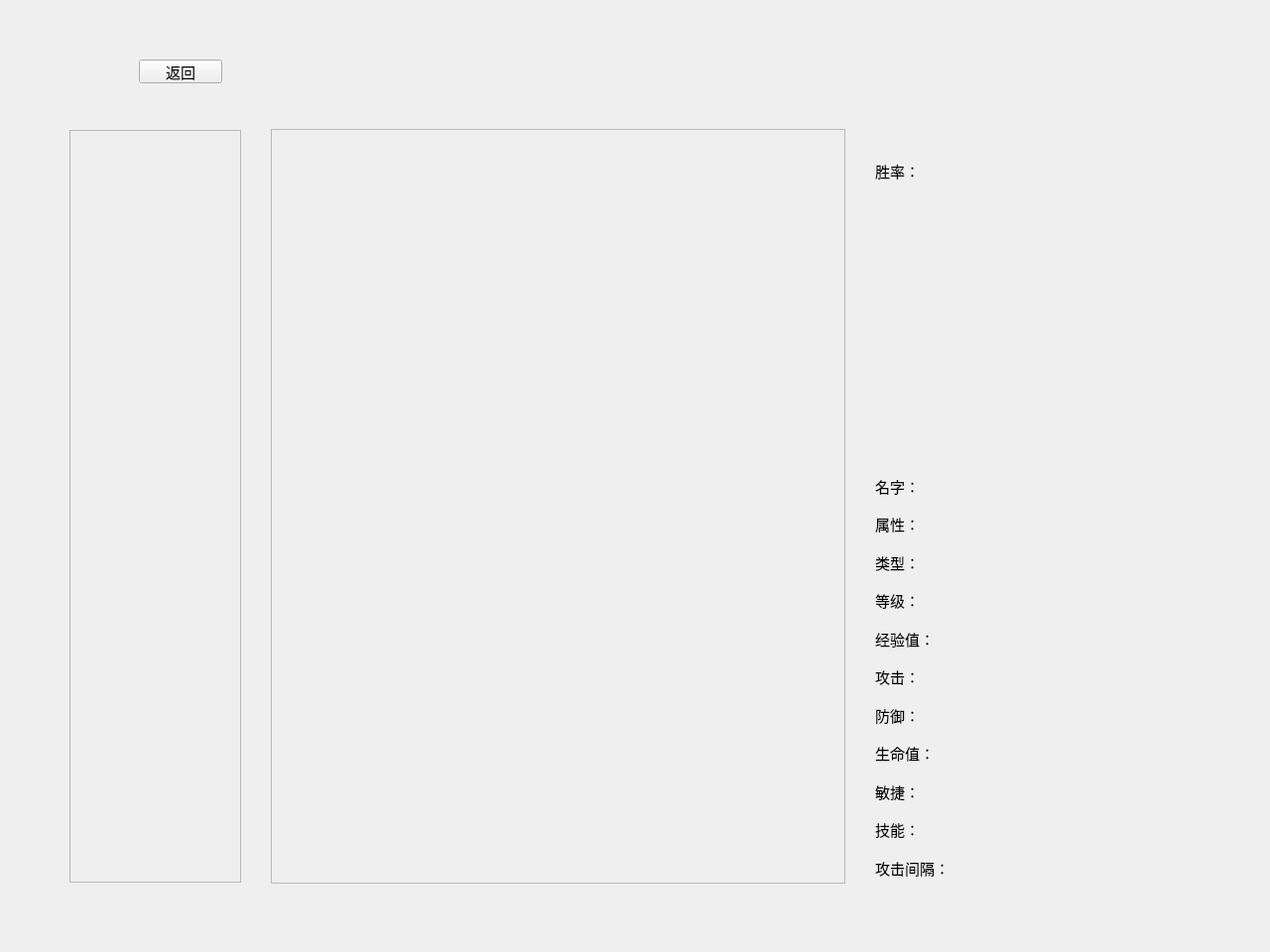
<?xml version="1.0" encoding="UTF-8"?>
<ui version="4.0">
 <class>UserList</class>
 <widget class="QWidget" name="UserList">
  <property name="geometry">
   <rect>
    <x>0</x>
    <y>0</y>
    <width>1280</width>
    <height>960</height>
   </rect>
  </property>
  <property name="font">
   <font>
    <family>微软雅黑</family>
    <pointsize>11</pointsize>
   </font>
  </property>
  <property name="windowTitle">
   <string>Form</string>
  </property>
  <widget class="QPushButton" name="pushButton">
   <property name="geometry">
    <rect>
     <x>140</x>
     <y>60</y>
     <width>84</width>
     <height>24</height>
    </rect>
   </property>
   <property name="text">
    <string>返回</string>
   </property>
  </widget>
  <widget class="QWidget" name="layoutWidget">
   <property name="geometry">
    <rect>
     <x>70</x>
     <y>130</y>
     <width>1101</width>
     <height>761</height>
    </rect>
   </property>
   <layout class="QHBoxLayout" name="horizontalLayout" stretch="3,10,5">
    <property name="spacing">
     <number>30</number>
    </property>
    <item>
     <widget class="QScrollArea" name="scrollAreaU">
      <property name="maximumSize">
       <size>
        <width>173</width>
        <height>759</height>
       </size>
      </property>
      <property name="font">
       <font>
        <pointsize>12</pointsize>
       </font>
      </property>
      <property name="widgetResizable">
       <bool>true</bool>
      </property>
      <widget class="QWidget" name="scrollAreaWidgetContents">
       <property name="geometry">
        <rect>
         <x>0</x>
         <y>0</y>
         <width>171</width>
         <height>757</height>
        </rect>
       </property>
      </widget>
     </widget>
    </item>
    <item>
     <widget class="QScrollArea" name="scrollArea">
      <property name="widgetResizable">
       <bool>true</bool>
      </property>
      <widget class="QWidget" name="scrollAreaWidgetContents_2">
       <property name="geometry">
        <rect>
         <x>0</x>
         <y>0</y>
         <width>575</width>
         <height>757</height>
        </rect>
       </property>
      </widget>
     </widget>
    </item>
    <item>
     <layout class="QVBoxLayout" name="verticalLayout" stretch="1,3,5">
      <property name="spacing">
       <number>6</number>
      </property>
      <property name="topMargin">
       <number>0</number>
      </property>
      <item>
       <layout class="QHBoxLayout" name="horizontalLayout_2" stretch="1,6">
        <item>
         <widget class="QLabel" name="label_13">
          <property name="text">
           <string>胜率：</string>
          </property>
         </widget>
        </item>
        <item>
         <layout class="QVBoxLayout" name="verticalLayout_2">
          <item>
           <widget class="QLabel" name="battleInfo">
            <property name="text">
             <string/>
            </property>
           </widget>
          </item>
          <item>
           <widget class="QLabel" name="winInfo">
            <property name="text">
             <string/>
            </property>
           </widget>
          </item>
         </layout>
        </item>
       </layout>
      </item>
      <item>
       <widget class="QLabel" name="pokemonPic">
        <property name="minimumSize">
         <size>
          <width>287</width>
          <height>248</height>
         </size>
        </property>
        <property name="maximumSize">
         <size>
          <width>287</width>
          <height>248</height>
         </size>
        </property>
        <property name="text">
         <string/>
        </property>
       </widget>
      </item>
      <item>
       <layout class="QGridLayout" name="gridLayout">
        <item row="8" column="1">
         <widget class="QLabel" name="agl">
          <property name="text">
           <string/>
          </property>
         </widget>
        </item>
        <item row="1" column="1">
         <widget class="QLabel" name="type">
          <property name="text">
           <string/>
          </property>
         </widget>
        </item>
        <item row="3" column="1">
         <widget class="QLabel" name="level">
          <property name="text">
           <string/>
          </property>
         </widget>
        </item>
        <item row="6" column="0">
         <widget class="QLabel" name="label_8">
          <property name="text">
           <string>防御：</string>
          </property>
         </widget>
        </item>
        <item row="4" column="0">
         <widget class="QLabel" name="label_5">
          <property name="text">
           <string>经验值：</string>
          </property>
         </widget>
        </item>
        <item row="3" column="0">
         <widget class="QLabel" name="label_4">
          <property name="text">
           <string>等级：</string>
          </property>
         </widget>
        </item>
        <item row="7" column="0">
         <widget class="QLabel" name="label_10">
          <property name="text">
           <string>生命值：</string>
          </property>
         </widget>
        </item>
        <item row="0" column="0">
         <widget class="QLabel" name="label">
          <property name="text">
           <string>名字：</string>
          </property>
         </widget>
        </item>
        <item row="7" column="1">
         <widget class="QLabel" name="hp">
          <property name="text">
           <string/>
          </property>
         </widget>
        </item>
        <item row="1" column="0">
         <widget class="QLabel" name="label_2">
          <property name="text">
           <string>属性：</string>
          </property>
         </widget>
        </item>
        <item row="9" column="1">
         <widget class="QLabel" name="skill">
          <property name="text">
           <string/>
          </property>
         </widget>
        </item>
        <item row="10" column="0">
         <widget class="QLabel" name="label_11">
          <property name="text">
           <string>攻击间隔：</string>
          </property>
         </widget>
        </item>
        <item row="9" column="0">
         <widget class="QLabel" name="label_9">
          <property name="text">
           <string>技能：</string>
          </property>
         </widget>
        </item>
        <item row="2" column="1">
         <widget class="QLabel" name="kind">
          <property name="text">
           <string/>
          </property>
         </widget>
        </item>
        <item row="10" column="1">
         <widget class="QLabel" name="delay">
          <property name="text">
           <string/>
          </property>
         </widget>
        </item>
        <item row="5" column="1">
         <widget class="QLabel" name="atk">
          <property name="text">
           <string/>
          </property>
         </widget>
        </item>
        <item row="5" column="0">
         <widget class="QLabel" name="label_6">
          <property name="text">
           <string>攻击：</string>
          </property>
         </widget>
        </item>
        <item row="0" column="1">
         <widget class="QLabel" name="name">
          <property name="text">
           <string/>
          </property>
         </widget>
        </item>
        <item row="8" column="0">
         <widget class="QLabel" name="label_7">
          <property name="text">
           <string>敏捷：</string>
          </property>
         </widget>
        </item>
        <item row="4" column="1">
         <widget class="QLabel" name="exp">
          <property name="text">
           <string/>
          </property>
         </widget>
        </item>
        <item row="2" column="0">
         <widget class="QLabel" name="label_3">
          <property name="text">
           <string>类型：</string>
          </property>
         </widget>
        </item>
        <item row="6" column="1">
         <widget class="QLabel" name="def">
          <property name="text">
           <string/>
          </property>
         </widget>
        </item>
       </layout>
      </item>
     </layout>
    </item>
   </layout>
  </widget>
 </widget>
 <resources/>
 <connections/>
</ui>
